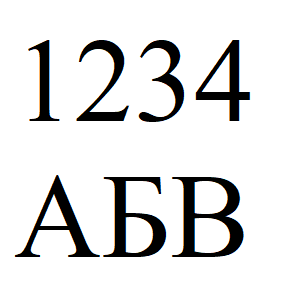
//> input picture ПаньковИС/assignment_2/src/images/check.bmp, 287 x 301 px
$ ./main   (built with g++ and OpenCV 4)
//> lines starting //> are read from the running program, lines starting //| are printed output that depends on the picture; after the words box and inside, x2 and y2 are one past the last pixel; in counts of white or black regions, pixels touching at a corner belong together
### ПаньковИС/assignment_2/src/main/morphological_filter.h
#pragma once

#include "opencv2/core.hpp"
#include "opencv2/highgui.hpp"
#include "opencv2/imgproc.hpp"

enum class MorphologicalOperation
{
    EROSION,
    DILATION
};

enum Border
{
    TOP,
    LEFT,
    BOTTOM,
    RIGHT
};

enum Colour
{
    BLUE,
    GREEN,
    RED
};

class MorphologicalFilter
{
public:
    MorphologicalFilter() = default;
    ~MorphologicalFilter() = default;

    void erode();
    void dilate();
    void open();
    void close();

    void setStructuringElement(const cv::Mat structuringElement);
    cv::Mat getStructuringElement() const;

    void setAnchor(const cv::Point2i anchor);
    cv::Point2i getAnchor() const;

    void setImage(const cv::Mat structure);
    cv::Mat getImage() const;

private:
    void fillBorders(cv::Mat& buffer);
    bool compare(const cv::Mat& box, MorphologicalOperation operation);
    cv::Mat binarize(const cv::Mat& image) const;
    cv::Mat normalize(const cv::Mat& image) const;

    cv::Mat m_structuringElement;
    cv::Point2i m_anchor;
    cv::Mat m_image;
    std::vector<int> m_border;
};

### ПаньковИС/assignment_2/src/main/morphological_filter.cpp
#include "morphological_filter.h"

using namespace std;
using namespace cv;

void MorphologicalFilter::setStructuringElement(Mat structuringElement)
{
    m_structuringElement = binarize(structuringElement);
    auto anchor = Point2i(structuringElement.cols / 2, structuringElement.rows / 2);
    setAnchor(anchor);
}

// [23 lines left out: functions getStructuringElement, setAnchor, getAnchor, not called in this run]

void MorphologicalFilter::setImage(Mat image)
{
    m_image = binarize(image);
}

// [192 lines left out: functions getImage, erode, dilate, open, close, fillBorders and 1 more, not called in this run]

Mat MorphologicalFilter::binarize(const cv::Mat& image) const
{
    auto buffer = Mat();
    cvtColor(image, buffer, COLOR_BGR2GRAY);
    for (auto col = 0; col < image.cols; col++)
    {
        for (auto row = 0; row < image.rows; row++)
        {
            /*if (image.at<Vec3b>(row, col)[RED]   <= 0x7F &&
                image.at<Vec3b>(row, col)[GREEN] <= 0x7F &&
                image.at<Vec3b>(row, col)[BLUE]  <= 0x7F)*/
            if (buffer.at<uint8_t>(row, col) <= 0x7F)
            {
                buffer.at<uint8_t>(row, col) = 1;
            }
            else
            {
                buffer.at<uint8_t>(row, col) = 0;
            }
        }
    }
    return buffer;
}

// [19 lines left out: function normalize, not called in this run]

### ПаньковИС/assignment_2/src/main/main.cpp
#include "morphological_filter.h"

#include <iostream>
#include "opencv2/core.hpp"
#include "opencv2/highgui.hpp"
#include "opencv2/imgproc.hpp"
#include "stdint.h"

using namespace std;
using namespace cv;

int main()
{
    auto filter = MorphologicalFilter();
    auto image = imread("src/images/check.bmp");
//> image is the input picture: 301 rows x 287 cols, CV_8UC3; mean B, G, R 224.8, 224.8, 224.7
    auto structuringElement = imread("src/structuring_elements/my_filter.bmp");
//> my_filter.bmp cannot be read in this run, so this picture is empty
    imshow("Image", image);

    filter.setImage(image);
//> in binarize, `cvtColor(image, buffer, COLOR_BGR2GRAY);`:
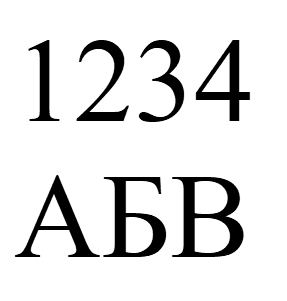
//> buffer: 301 rows x 287 cols, CV_8UC1; min 0, max 255, mean 224.7
//> after the loop in binarize, `for (auto col = 0; col < image.cols; col++)`:
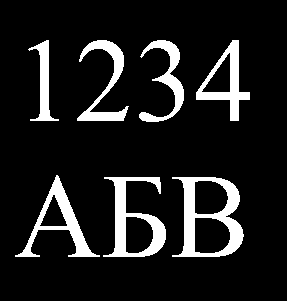
//> buffer: 301 rows x 287 cols, CV_8UC1; values 0 (black) and 1 (white), 11.8% white; 7 white regions, largest, box (x1, y1, x2, y2) and area: (172, 177, 244, 257) 2285, (103, 177, 166, 257) 1861, (15, 175, 100, 257) 1552
//> (the run ends here: the program stops with an error, at `cvtColor(image, buffer, COLOR_BGR2GRAY);`)
